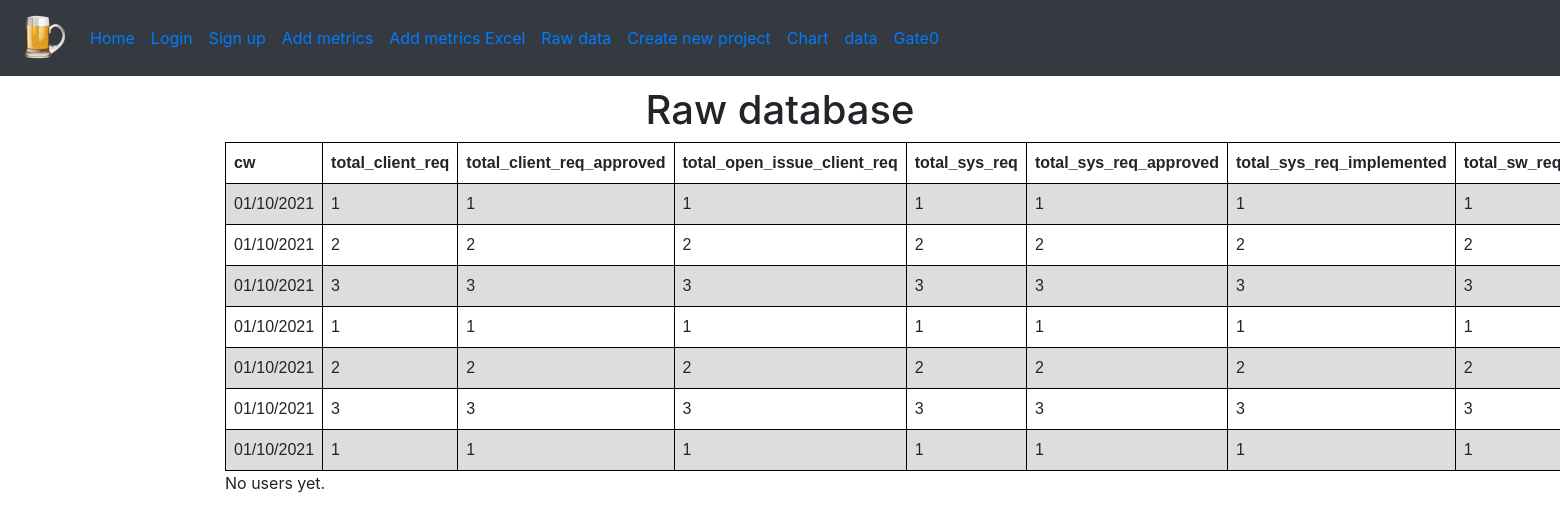
Page /metrics/raw on the committed database.
### spice_status/models/workbook_models.py (models this page shows, shortened)
class Workbook(db.Model):
    id = db.Column(db.Integer, primary_key=True)
    cw = db.Column(db.String)
    total_client_req = db.Column(db.Integer)
    total_client_req_approved = db.Column(db.Integer)
    total_open_issue_client_req = db.Column(db.Integer)
    total_sys_req = db.Column(db.Integer)
    total_sys_req_approved = db.Column(db.Integer)
    total_sys_req_implemented = db.Column(db.Integer)
    total_sw_req = db.Column(db.Integer)
    total_sw_req_approved = db.Column(db.Integer)
    total_sw_req_implemented = db.Column(db.Integer)
    ccm_more_50 = db.Column(db.Integer)
    ccm_24_50 = db.Column(db.Integer)
    ccm_12_24 = db.Column(db.Integer)
    misra_high = db.Column(db.Integer)
    misra_mid = db.Column(db.Integer)
    misra_low = db.Column(db.Integer)
    branch_coverage = db.Column(db.Float)
    line_coverage = db.Column(db.Float)
    mc_dc_coverage = db.Column(db.Float)
    total_sw_req_tests = db.Column(db.Integer)
    total_sw_req_passed = db.Column(db.Integer)
    total_sys_req_tests = db.Column(db.Integer)
    total_sys_req_tests_passed = db.Column(db.Integer)
    traceability_sys_client = db.Column(db.Integer)
    traceability_client_sys = db.Column(db.Integer)
    traceability_sys_sw = db.Column(db.Integer)
    traceability_sw_sys = db.Column(db.Integer)
    total_features = db.Column(db.Integer)
    total_bugs = db.Column(db.Integer)
    total_bugs_solved = db.Column(db.Integer)
    total_problems = db.Column(db.Integer)
    total_problems_solved = db.Column(db.Integer)
    total_change_requests = db.Column(db.Integer)
    change_request_not_reviewed = db.Column(db.Integer)
    @staticmethod
    def all_of_workbooks():
        return Workbook.query.order_by(desc(Workbook.cw))

### spice_status/views/input_data_views.py (the view)
@bp_input.route('/raw')
def raw():
    return render_template('raw.html', raw_data=Workbook.all_of_workbooks(), users=User.all_of_users())

### spice_status/models/user_models.py (called while the page is built)
    @staticmethod
    def all_of_users():
        return User.query.order_by(desc(User.id))

### spice_status/templates/raw.html (shortened to what this page needs)
{% extends "partials/_one_column.html" %}
{% block content %}
<article>
    <header>
      <center>  <h1>Raw database</h1> </center>
    </header>
    <section>
        {% if raw_data.count() > 0 %}
        <table>
            <tr>
                <th>cw</th>
                <th>total_client_req</th>
                <th>total_client_req_approved</th>
                <th>total_open_issue_client_req</th>
                <th>total_sys_req</th>
                <th>total_sys_req_approved</th>
                <th>total_sys_req_implemented</th>
                <th>total_sw_req</th>
            </tr>
            {% for rd in raw_data %}
            <tr>
                <td>{{ rd.cw }}</td>
                <td>{{ rd.total_client_req }}</td>
                <td>{{ rd.total_client_req_approved }}</td>
                <td>{{ rd.total_open_issue_client_req }}</td>
                <td>{{ rd.total_sys_req }}</td>
                <td>{{ rd.total_sys_req_approved }}</td>
                <td>{{ rd.total_sys_req_implemented }}</td>
                <td>{{ rd.total_sw_req }}</td>
            </tr>
            {% endfor %}
        </table>
        {% else %}
        No raw_data yet.
        {% endif %}
        {% if users.count() > 0 %}
        <hr>
        <h3>Users</h3>
        <table>
            <tr>
                <th>id</th>
                <th>username</th>
                <th>email</th>
                <th>password_hash</th>
            </tr>
            {% for user in users %}
            <tr>
                <td>{{ user.id }}</td>
                <td>{{ user.username }}</td>
                <td>{{ user.email }}</td>
                <td>{{ user.password_hash }}</td>
            </tr>
            {% endfor %}
        </table>
        {% else %}
        No users yet.
        {% endif %}
    </section>
</article>
{% endblock %}

### spice_status/templates/partials/_base.html (style rules this page uses)
table { font-family: arial, sans-serif; border-collapse: collapse; width: 100%; }
td, th { border: 1px solid #000000; text-align: left; padding: 8px; }
tr:nth-child(even) { background-color: #dddddd; }

### rows in the picture
Workbook: cw "01/10/2021", total_client_req "1", total_client_req_approved "1", total_open_issue_client_req "1", total_sys_req "1", total_sys_req_approved "1", total_sys_req_implemented "1", total_sw_req "1"
Workbook: cw "01/10/2021", total_client_req "2", total_client_req_approved "2", total_open_issue_client_req "2", total_sys_req "2", total_sys_req_approved "2", total_sys_req_implemented "2", total_sw_req "2"
Workbook: cw "01/10/2021", total_client_req "3", total_client_req_approved "3", total_open_issue_client_req "3", total_sys_req "3", total_sys_req_approved "3", total_sys_req_implemented "3", total_sw_req "3"
Workbook: cw "01/10/2021", total_client_req "1", total_client_req_approved "1", total_open_issue_client_req "1", total_sys_req "1", total_sys_req_approved "1", total_sys_req_implemented "1", total_sw_req "1"
Workbook: cw "01/10/2021", total_client_req "2", total_client_req_approved "2", total_open_issue_client_req "2", total_sys_req "2", total_sys_req_approved "2", total_sys_req_implemented "2", total_sw_req "2"
Workbook: cw "01/10/2021", total_client_req "3", total_client_req_approved "3", total_open_issue_client_req "3", total_sys_req "3", total_sys_req_approved "3", total_sys_req_implemented "3", total_sw_req "3"
Workbook: cw "01/10/2021", total_client_req "1", total_client_req_approved "1", total_open_issue_client_req "1", total_sys_req "1", total_sys_req_approved "1", total_sys_req_implemented "1", total_sw_req "1"
